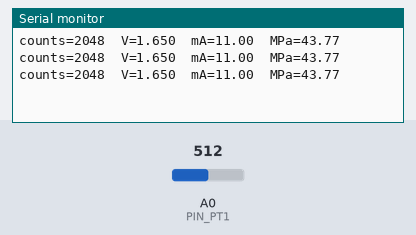
Bench run of a sketch on a simulated STM32 Nucleo. Parts: the last lines printed to the serial monitor. The test bench sets the inputs (shaded band); at power-on: A0 (PIN_PT1) = 512 (analog values on the 0–1023 scale).

Above: at 1.3 s.
1.4 s: A0 (PIN_PT1) set to 716
At 1.9 s:
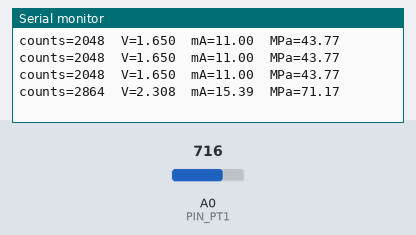
2.9 s: A0 (PIN_PT1) set to 900
At 3.4 s:
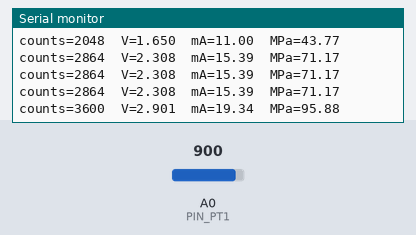
Timing chart, 0 to 5.9 s (numbered marks = the images above; inputs shaded):
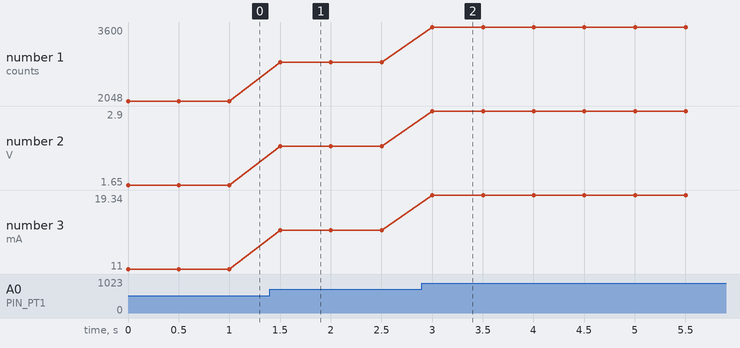

The sketch:

sketch.ino
```cpp
// ===== H2 dispenser controller - Step 1a: ADC counts -> volts -> mA -> MPa =====
// One 4-20 mA pressure transmitter (PT1), simulated by a knob on PA0.
// The knob gives 0..3.3 V = the voltage across a 150 ohm shunt resistor.
#define PIN_PT1 PA0

const float ADC_VREF   = 3.3f;
const float ADC_MAX    = 4095.0f;
const float SHUNT_OHMS = 150.0f;

void setup() {
  Serial.begin(115200);
  analogReadResolution(12);          // STM32 ADC is 12-bit; Arduino defaults to 10
}

void loop() {
  int   counts = analogRead(PIN_PT1);
  float volts  = counts * (ADC_VREF / ADC_MAX);
  float ma     = volts / SHUNT_OHMS * 1000.0f;     // amps -> mA
  float mpa    = (ma - 4.0f) * (100.0f / 16.0f);   // 4 mA = 0 MPa, 20 mA = 100 MPa

  Serial.print("counts=");  Serial.print(counts);
  Serial.print("  V=");     Serial.print(volts, 3);
  Serial.print("  mA=");    Serial.print(ma, 2);
  Serial.print("  MPa=");   Serial.println(mpa, 2);
  delay(500);   // fine for this first step; removed in Step 1b
}
```

Measured:
- after the input at 1.4 s, the serial monitor: prints a new line after 0.10 s (image 1)
- after the input at 2.9 s, the serial monitor: prints a new line after 0.10 s (image 2)
- plotted number 1: 2048 → 2864 after the input at 1.4 s, 2864 → 3600 after the input at 2.9 s
- plotted number 2: 1.65 → 2.31 after the input at 1.4 s, 2.31 → 2.9 after the input at 2.9 s
- plotted number 3: 11 → 15.39 after the input at 1.4 s, 15.39 → 19.34 after the input at 2.9 s
